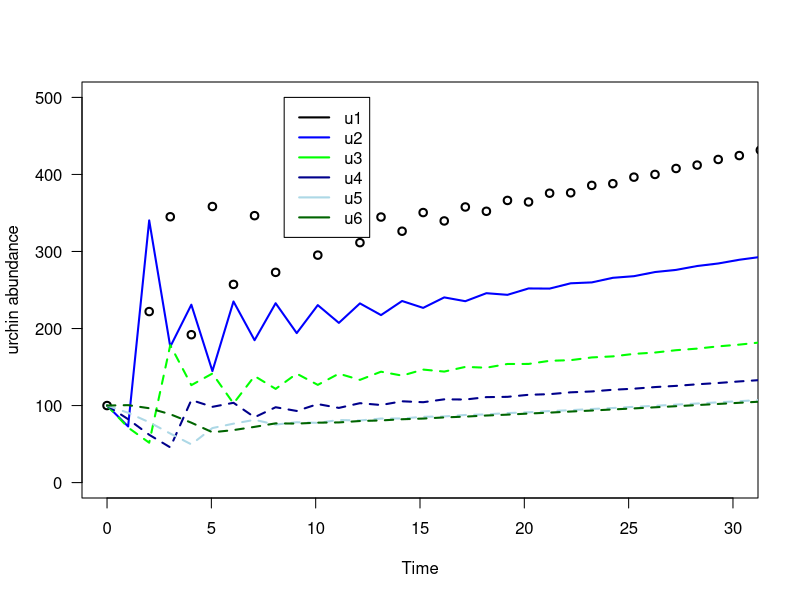

Source code (R):

#### Trying a new appraoch to the model 

gamma_1<-0.99 #100% of 1cm urchins will transition into the 2cm size class within a year
gamma_2<-0.8
gamma_3<-0.7
gamma_4<-0.6
gamma_5<-0.5
gamma_6<-0.4

#Death -> add a death function here as well 

Z_1<-.5
Z_2<-.5
Z_3<-.3
Z_4<-.3
Z_5<-.1
Z_6<-.1


#other parameters

K<-10000
R<-0.5
u<-0
r<-2 #(recruitment function)

b<-.00089
a<-.003482

c1<- (1.5*24*365*a+b)
c2<- (2.5*24*365*a+b)
c3<- (3.5*24*365*a+b)
c4<- (4.5*24*365*a+b)
c5<- (6.5*24*365*a+b)
c6<- (7.5*24*365*a+b)

tset <- seq(from = 0, to = 100, length.out = 100)


k.simu <- NaN*tset; k.simu[1] <- 10000
u1.simu <- NaN*tset; u1.simu[1] <- 100
u2.simu <- NaN*tset; u2.simu[1] <- 100
u3.simu <- NaN*tset; u3.simu[1] <- 100
u4.simu <- NaN*tset; u4.simu[1] <- 100
u5.simu <- NaN*tset; u5.simu[1] <- 100
u6.simu <- NaN*tset; u6.simu[1] <- 100


for(i in 2:100){
  # calculate change in time
  dt <- tset[i] - tset[i-1]
  
  # store dummy variables
  k <- k.simu[i-1]
  u1 <- u1.simu[i-1]
  u2 <- u2.simu[i-1]
  u3 <- u3.simu[i-1]
  u4 <- u4.simu[i-1]
  u5 <- u5.simu[i-1]
  u6 <- u6.simu[i-1]
  
  
  # calculate change in population size
  dk <- ((1-R*(1-(k/K)))*k-u*k-(u1*c1+u2*c2+u3*c3+u4*c4+u5*c5+u6*c6))*dt
  du1 <- (((1-gamma_1*exp(-Z_1)*u1))+ (r*(u4+u5+u6)))*dt
  du2 <-  ((gamma_1*exp(-Z_1)*u1)+(((1-gamma_2)*exp(-Z_2)*u2)))*dt
  du3 <-  ((gamma_2*exp(-Z_2)*u2)+(((1-gamma_3)*exp(-Z_3)*u3)))*dt
  du4 <-  ((gamma_3*exp(-Z_3)*u3)+(((1-gamma_4)*exp(-Z_4)*u4)))*dt
  du5 <-  ((gamma_4*exp(-Z_4)*u4)+(((1-gamma_5)*exp(-Z_5)*u5)))*dt
  du6 <-  ((gamma_5*exp(-Z_5)*u5)+(((1-gamma_6)*exp(-Z_6)*u6)))*dt
  
  
  # calculate total population size
  u1.simu[i]<-du1
  u2.simu[i]<-du2
  u3.simu[i]<-du3
  u4.simu[i]<-du4
  u5.simu[i]<-du5
  u6.simu[i]<-du6

}


#u1.simu
u2.simu
#u3.simu
#u4.simu
#u5.simu
#u6.simu

plot(x = tset, y = u1.simu, col = 'black', type='p', lwd = 2, las = 1, xlab = 'Time',ylab='urchin abundance', 
     xlim=c(0,30),
     ylim=c(0,500))
lines(x = tset, y = u2.simu, col = 'blue', lwd = 2)
lines(x = tset, y = u3.simu, col = 'green', lwd = 2,lty = 2)
lines(x = tset, y = u4.simu, col = 'dark blue', lwd = 2,lty = 2)
lines(x = tset, y = u5.simu, col = 'light blue', lwd = 2,lty = 2)
lines(x = tset, y = u6.simu, col = 'dark green', lwd = 2,lty = 2)
legend(x = max(10)*0.849, y = max(500), legend = c('u1','u2', 'u3','u4','u5', 'u6'),lwd = 2, col =c('black', 'blue', 'green','dark blue', 'light blue', 'dark green' ))

